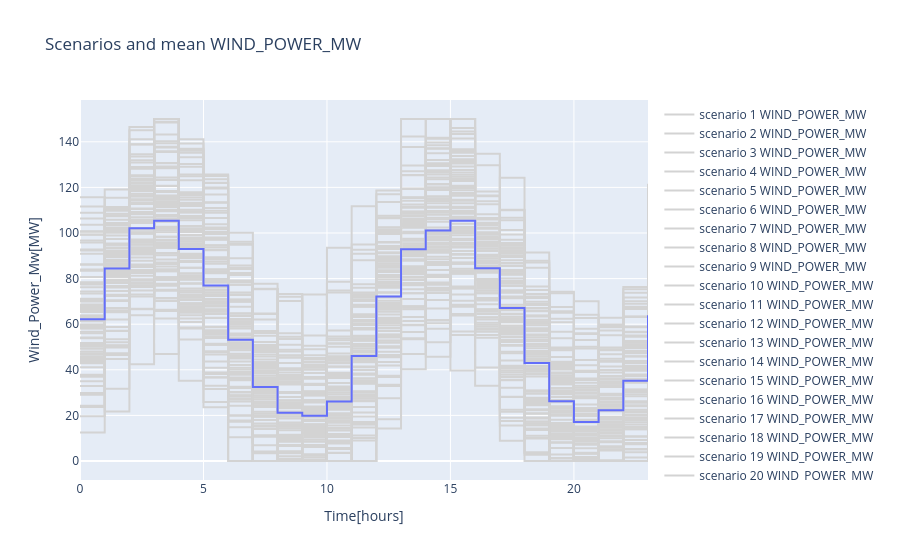
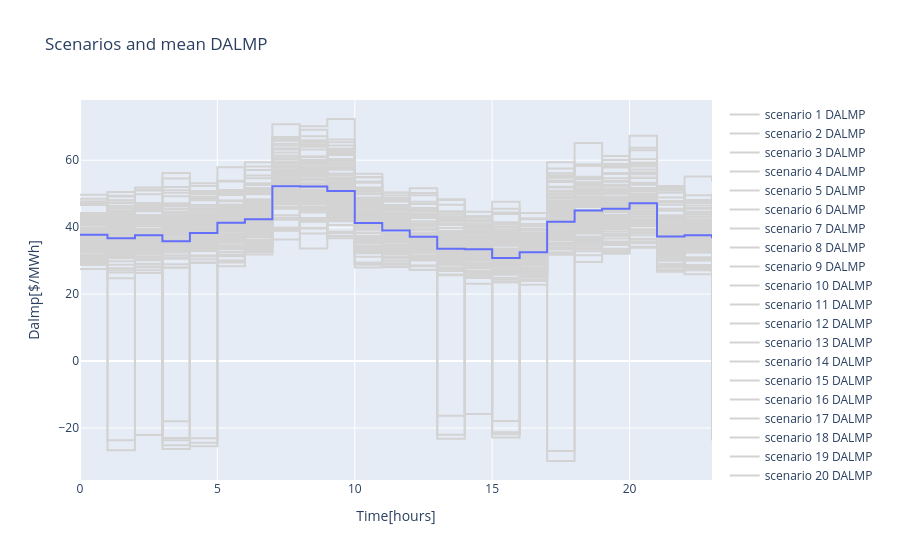
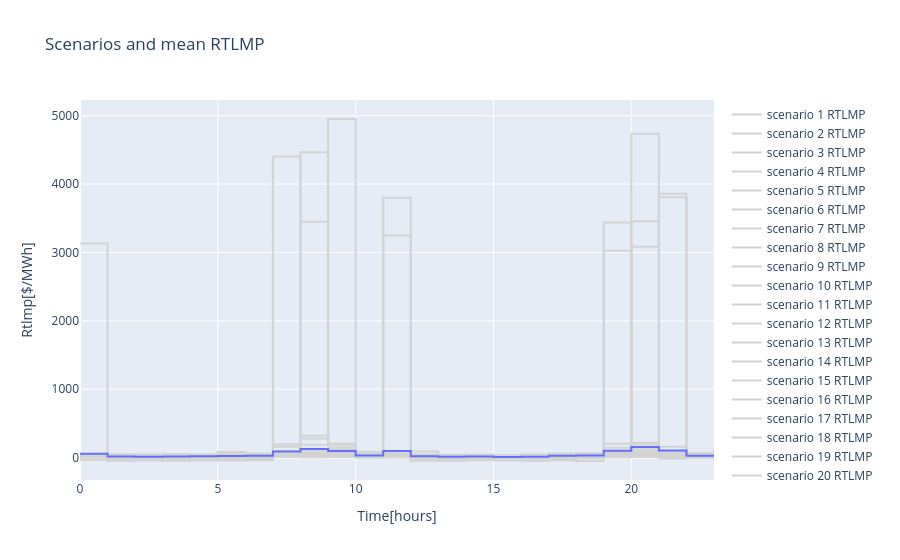

Notebook cell for these charts, in order:
### Code cell
plot_scenarios("wind_power_mw")
plot_scenarios("dalmp")
plot_scenarios("rtlmp")
